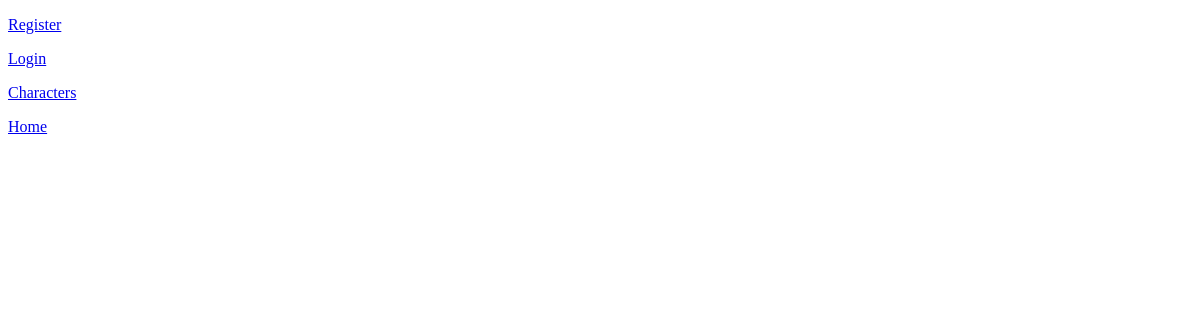
Before: /user/cb2 with the older database file.
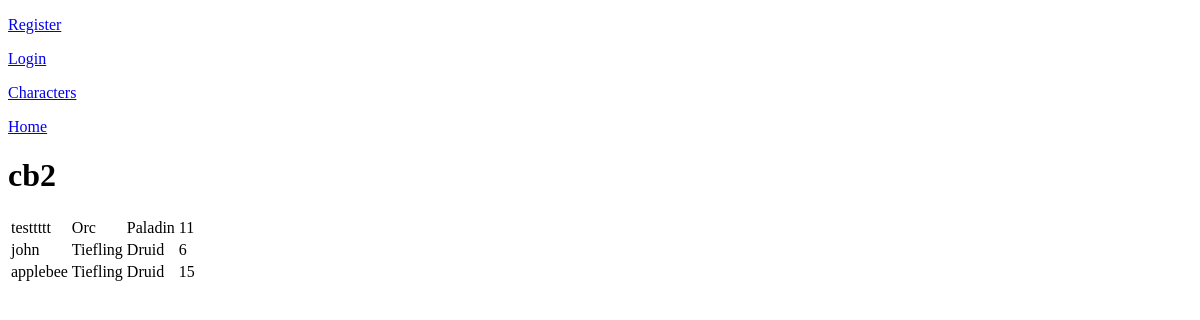
After: the same page with the newer database file.
### tables this page shows
CREATE TABLE users
(
    user_id TEXT PRIMARY KEY,
    password TEXT NOT NULL
);

CREATE TABLE characters
(
  character_id INTEGER PRIMARY KEY AUTOINCREMENT,
  user_id TEXT NOT NULL,
  name TEXT NOT NULL,
  species TEXT NOT NULL,
  level INTEGER NOT NULL,
  class TEXT NOT NULL,
  FOREIGN KEY (user_id) REFERENCES users(user_id)
);

### app.py (the view)
@app.route("/user/<user_id>", methods=["GET", "POST"])
def user(user_id):
    db = get_db()
    user = db.execute("""SELECT * FROM users WHERE user_id = ?""",(user_id,)).fetchone()
    characters = db.execute("""SELECT * FROM characters WHERE user_id = ?""", (user_id,)).fetchall()
    return render_template("user.html", characters = characters, user = user)

### app.py (called while the page is built)
@app.before_request
def load_logged_in_user():
    g.user = session.get("user_id",None)

### database.py (called while the page is built)
def get_db():
    if "db" not in g:
        g.db = sqlite3.connect(DATABASE,
            detect_types=sqlite3.PARSE_DECLTYPES
        )
        g.db.row_factory = sqlite3.Row
        g.db.execute("PRAGMA foreign_keys = ON") #learned from sqlite documentation, foreign keys apparently aren't enforced by default.
    return g.db

### templates/user.html
{% extends "base.html" %}
{% block main_content %}
    <h1>{{user['user_id']}}</h1>
    <table>
    {% for character in characters %}
        <tr>
        <td>{{ character["name"]}}</td>
        <td>{{ character["species"] }}</td>
        <td>{{ character["class"]}}</td>
        <td>{{ character["level"] }}</td>
        </tr>
    {%endfor%}
    </table>
{% endblock %}

### templates/base.html (shortened to what this page needs)
<!DOCTYPE html>
<html lang="en">
<head>
    <link rel="stylesheet" href="{{ url_for('static' , filename='styles.css') }}">
</head>
<body>
    <header>
        {% if g.user %}
        <p>User ID: {{g.user}}</p>
        <p><a href="{{ url_for('user', user_id = g.user)}}">My Account</a></p>
        <p><a href="{{ url_for('logout')}}">Logout</a></p>
        <p><a href="{{ url_for('Create')}}">Create New Character</a></p>
        {% else %}
        <p><a href="{{ url_for('register')}}">Register</a></p>
        <p><a href="{{ url_for('login')}}">Login</a></p>
        {% endif %}
        <p><a href="{{ url_for('Characters')}}">Characters</a></p>
        <p><a href="{{ url_for('index')}}">Home</a></p>
    </header>
    {% block main_content %}
    {% endblock %}
</body>
</html>

Changed rows visible on the page:
added users: user_id "cb2"
added characters: name "testtttt", species "Orc", class "Paladin", level "11"
added characters: name "john", species "Tiefling", class "Druid", level "6"
added characters: name "applebee", species "Tiefling", class "Druid", level "15"
